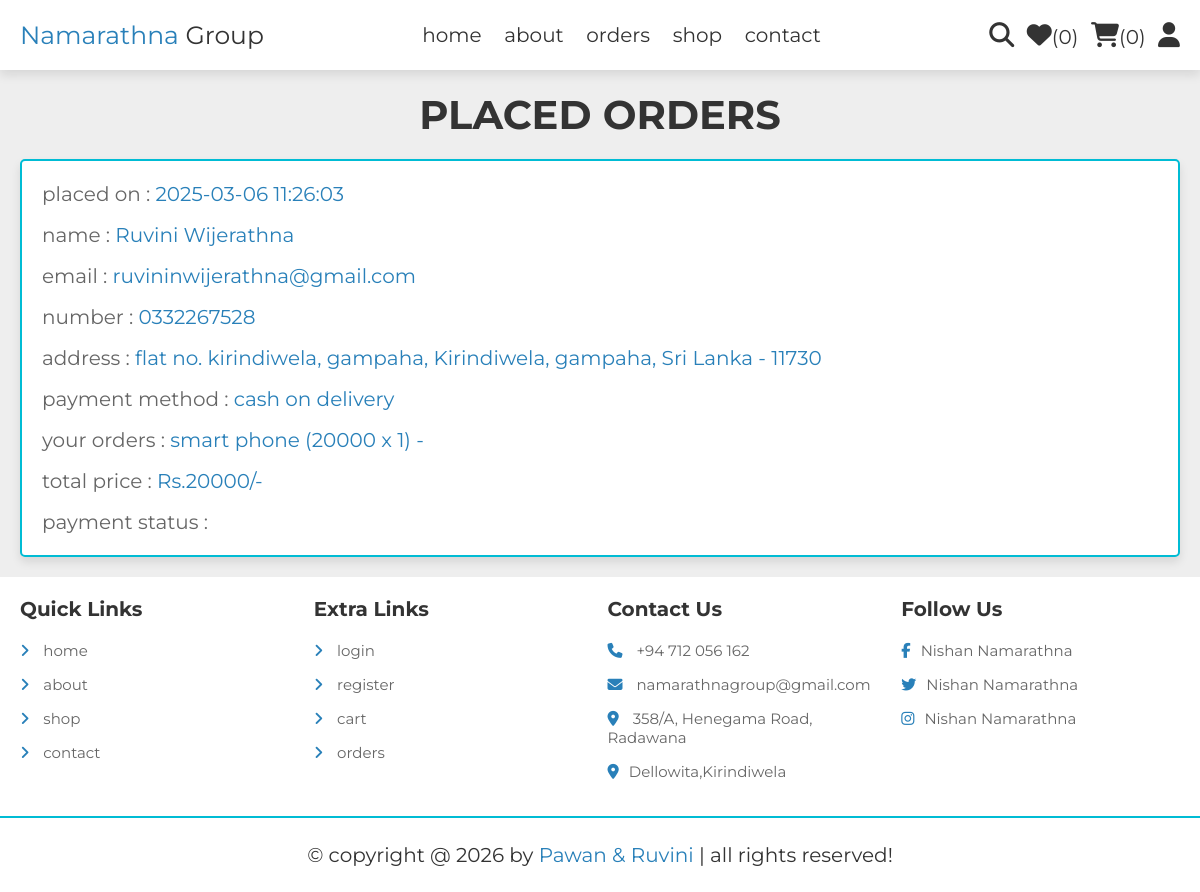
The page /orders.php (signed in) on the database its author committed.
### tables this page shows
CREATE TABLE `orders` (
  `id` int(5) NOT NULL,
  `user_id` int(100) NOT NULL,
  `name` varchar(20) NOT NULL,
  `number` varchar(10) NOT NULL,
  `email` varchar(50) NOT NULL,
  `method` varchar(50) NOT NULL,
  `address` varchar(500) NOT NULL,
  `total_products` varchar(100) NOT NULL,
  `total_price` int(100) NOT NULL,
  `placed_on` datetime NOT NULL DEFAULT current_timestamp(),
  `payment_status` varchar(20) NOT NULL
);

### orders.php (the view, shortened to what this page needs)
<?php
include 'components/connect.php';
if(isset($_SESSION['user_id'])){
   $user_id = $_SESSION['user_id'];
}else{
   $user_id = '';
};
?>
<!DOCTYPE html>
<html lang="en">
<head>
    <link rel="stylesheet" href="https://cdnjs.cloudflare.com/ajax/libs/font-awesome/6.7.2/css/all.min.css">
    <link rel="stylesheet" href="css/style.css">
    <link rel="stylesheet" href="css/home.css">
    <link rel="stylesheet" href="css/footer.css">
</head>
<body>
<?php include 'components/user_header.php'; ?>
<section class="orders">
   <h1 class="heading">placed orders</h1>
   <div class="box-container">
   <?php
      if($user_id == ''){
         echo '<p class="empty">please login to see your orders</p>';
      }else{
         $select_orders = $conn->prepare("SELECT * FROM `orders` WHERE user_id = ?");
         $select_orders->execute([$user_id]);
         if($select_orders->rowCount() > 0){
            while($fetch_orders = $select_orders->fetch(PDO::FETCH_ASSOC)){
   ?>
   <div class="box">
      <p>placed on : <span><?= $fetch_orders['placed_on']; ?></span></p>
      <p>name : <span><?= $fetch_orders['name']; ?></span></p>
      <p>email : <span><?= $fetch_orders['email']; ?></span></p>
      <p>number : <span><?= $fetch_orders['number']; ?></span></p>
      <p>address : <span><?= $fetch_orders['address']; ?></span></p>
      <p>payment method : <span><?= $fetch_orders['method']; ?></span></p>
      <p>your orders : <span><?= $fetch_orders['total_products']; ?></span></p>
      <p>total price : <span>Rs.<?= $fetch_orders['total_price']; ?>/-</span></p>
      <p> payment status : <span style="color:<?php if($fetch_orders['payment_status'] == 'pending'){ echo 'red'; }else{ echo 'green'; }; ?>"><?= $fetch_orders['payment_status']; ?></span> </p>
   </div>
   <?php
      }
      }else{
         echo '<p class="empty">no orders placed yet!</p>';
      }
      }
   ?>
   </div>
</section>
<?php include 'components/footer.php'; ?>
</body>
</html>

### css/style.css (style rules this page uses)
:root { --color-dark: #1d2231; --text-grey: #8390a2; --white: #ffffff; --border-color: #00bcd4; --border:.2rem solid var(--border-color); --box-shadow:0 .5rem 1rem rgba(0,0,0,.1); --main-color:#2980b9; --orange:#f39c12; --red:#e74c3c; --black:#333; --white:#fff; --light-color:#666; --light-bg:#eee; }
* { font-family: "Montserrat", sans-serif; margin: 0; padding: 0; box-sizing: border-box; text-decoration: none; outline: none; border: none; }
html { font-size: 62.5%; overflow-x: hidden; }
body { background-color: var(--light-bg); }
section { padding:2rem; max-width: 1200px; margin:0 auto; }
.heading { font-size: 4rem; color:var(--black); margin-bottom: 2rem; text-align: center; text-transform: uppercase; }

### css/home.css (style rules this page uses)
.orders .box-container { display: flex; flex-wrap: wrap; gap:1.5rem; align-items: flex-start; }
.orders .box-container .box { padding:1rem 2rem; flex:1 1 40rem; border:var(--border); background-color: var(--white); box-shadow: var(--box-shadow); border-radius: .5rem; }
.orders .box-container .box p { margin:.5rem 0; line-height: 1.8; font-size: 2rem; color:var(--light-color); }
.orders .box-container .box p span { color:var(--main-color); }

### rows shown on the page
orders: placed_on "2025-03-06 11:26:03", name "Ruvini Wijerathna", email "ruvininwijerathna@gmail.com", number "0332267528", address "flat no. kirindiwela, gampaha, Kirindiwela, gampaha, Sri Lanka - 11730", method "cash on delivery", total_products "smart phone (20000 x 1) -", total_price "20000"

### other values the page prints
$total_wishlist_counts "0"
$total_cart_counts "0"
